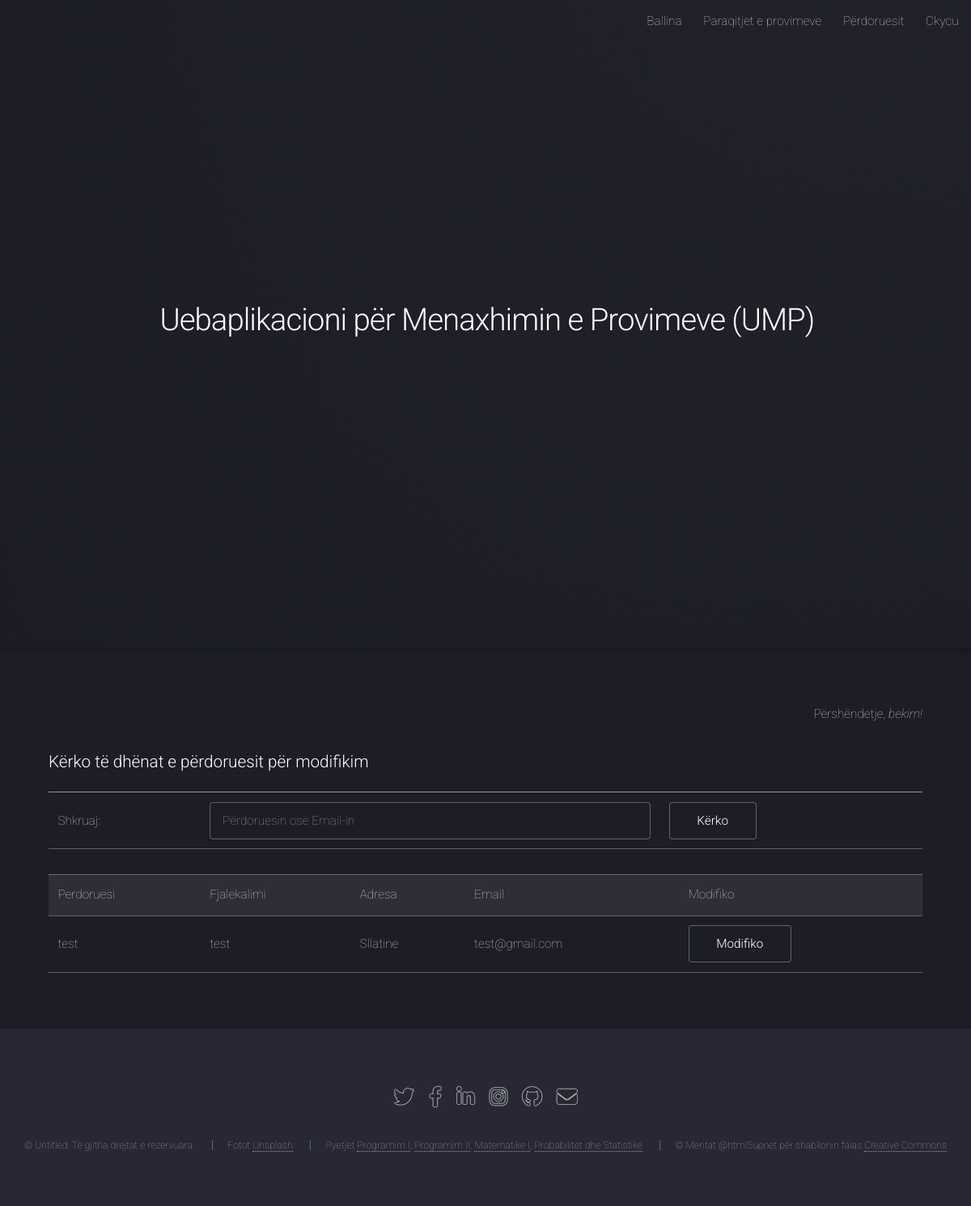
The app's page /ModuliAdministratorit/modifiko_perdorues_forma.php?term=test (signed in) with its own data.
### tables this page shows
CREATE TABLE `ump_informacionet` (
  `ID_Info` int(11) NOT NULL,
  `Shenimi` varchar(100) NOT NULL,
  `Shpjegimi` varchar(10000) NOT NULL,
  `Pjesa_Faqes` varchar(50) NOT NULL
);

CREATE TABLE `ump_perdoruesit` (
  `ID_Perdoruesi` int(11) NOT NULL,
  `Emri_Perdoruesi` varchar(30) NOT NULL,
  `Fjalekalimi_Perdoruesi` varchar(30) NOT NULL,
  `Adresa_Perdoruesi` varchar(50) NOT NULL,
  `Email_Perdoruesi` varchar(50) NOT NULL
);

### ModuliAdministratorit/kontrollo.php (called while the page is built, shortened)
<?php
include('konfiguro.php');
$kontrollo_perdorues=$_SESSION['Emri_Perdoruesi'];
$starto_deklarate = mysqli_query($lidhu,"SELECT Emri_Perdoruesi FROM ump_perdoruesit WHERE Emri_Perdoruesi='$kontrollo_perdorues' ");
$rreshti=mysqli_fetch_array($starto_deklarate,MYSQLI_ASSOC);
$kycu_perdorues=$rreshti['Emri_Perdoruesi'];
?>

### ModuliAdministratorit/modifiko_perdorues_forma.php (the view, shortened to what this page needs)
<?php
	include("kontrollo.php");
?>
<?php
include_once("konfiguro.php");
?>
<!DOCTYPE HTML>
<html>
	<head>
		<link rel="stylesheet" href="assets/css/main.css" />
	</head>
	<body class="is-preload landing">
		<div id="page-wrapper">
				<header id="header">
					<?php include_once("meny.php"); ?>
			</header>
			<?php include_once("fillimi_faqes.php"); ?>
		<div id="main" class="wrapper style1">
			<div class="container">
						<section>
							<p style="text-align:right;">Përshëndetje, <em><?php  echo $kycu_perdorues;?>!</em></p>
						</section>
						<section>
								<form method="post" action="" >
								<table>
									<tr>
									<h3>Kërko të dhënat e përdoruesit për modifikim</h3>
									</tr>
									<tr>
										<td>
											Shkruaj:
										</td>
										<td>
											<input type="text" name="term" placeholder="Përdoruesin ose Email-in"/>
										</td>
										<td> <input type="submit" value="Kërko" /></td>
									</tr>
								</table>
								</form>
						</section>
						<section>
								<div class="table-wrapper">
								<table  border="0">
									<div class="table-wrapper">
										<tr bgcolor='#CCCCCC'>
											<td>Perdoruesi</td>
											<td>Fjalekalimi</td>
											<td>Adresa</td>
											<td>Email</td>
											<td>Modifiko</td>
										</tr>
												<?php
												if (!empty($_REQUEST['term'])) {
												$term = mysqli_real_escape_string
												($lidhu,$_REQUEST['term']);
												$deklarate = mysqli_query($lidhu,
												"SELECT * FROM ump_perdoruesit
												WHERE Emri_Perdoruesi LIKE '%".$term."%'
												OR  Email_Perdoruesi LIKE '%".$term."%'");
												while($rreshti = mysqli_fetch_array($deklarate)) {
														echo "<tr>";
														echo "<td>".$rreshti['Emri_Perdoruesi']."</td>";
														echo "<td>".$rreshti['Fjalekalimi_Perdoruesi']."</td>";
														echo "<td>".$rreshti['Adresa_Perdoruesi']."</td>";
														echo "<td>".$rreshti['Email_Perdoruesi']."</td>";
														echo "<td><a href=\"modifiko_Perdorues.php?ID_Perdoruesi=$rreshti[ID_Perdoruesi]\" class='button' class='button primary'>
														Modifiko</a></td></tr>";
													}
												}
												?>
									</div>
								</table>
							</div>
						</section>
			</div>
		</div>
				<?php include_once("fundi_faqes.php"); ?>
		</div>
	</body>
</html>

### ModuliAdministratorit/meny.php (shortened to what this page needs)
<?php
	$rezultati = mysqli_query($lidhu, "SELECT * FROM ump_informacionet WHERE Pjesa_Faqes='Meny_Administratori'");
	while ($rreshti = mysqli_fetch_assoc($rezultati)) {
	  extract($rreshti);
		 echo $Shpjegimi;
		}
?>

### ModuliAdministratorit/fillimi_faqes.php (shortened to what this page needs)
		<?php
				$rezultati = mysqli_query($lidhu, "SELECT * FROM ump_informacionet WHERE Pjesa_Faqes='Fillimi'");
				while ($rreshti = mysqli_fetch_assoc($rezultati)) {
				  extract($rreshti);
		?>
	<section id="banner">
			<div class="content">
				<header>
					<h2><?php echo $Shenimi ?></h2>
				</header>
			</div>
	</section>
<?php } ?>

### ModuliAdministratorit/fundi_faqes.php (shortened to what this page needs)
<footer id="footer">
		<ul class="icons">
					<?php
								$rezultati = mysqli_query($lidhu, "SELECT * FROM ump_informacionet WHERE Pjesa_Faqes='Fundi_RrjetetSociale'");
								while ($rreshti = mysqli_fetch_assoc($rezultati)) {
								  extract($rreshti);
					?>
					<?php echo $Shpjegimi; ?>
					<?php } ?>
		</ul>
		<ul class="copyright">
						<?php
						$rezultati = mysqli_query($lidhu, "SELECT * FROM ump_informacionet WHERE Pjesa_Faqes='Fundi_EdrejtaAutoriale'");
						while ($rreshti = mysqli_fetch_assoc($rezultati)) {
						  extract($rreshti);
						?>
			<?php echo $Shpjegimi; ?>
					<?php } ?>
		</ul>
</footer>

### records on screen
ump_informacionet: Shpjegimi "Ballina Paraqitjet e provimeve Përdoruesit Ckycu"
ump_informacionet: Shenimi "Uebaplikacioni për Menaxhimin e Provimeve (UMP)"
ump_perdoruesit: Emri_Perdoruesi "bekim"
ump_perdoruesit: Emri_Perdoruesi "test", Fjalekalimi_Perdoruesi "test", Adresa_Perdoruesi "Sllatine", Email_Perdoruesi "test@gmail.com"
ump_informacionet: Shpjegimi "© Untitled. Të gjitha drejtat e rezervuara. Fotot Unsplash Pyetjet Programim I , Programim II , Matematike I , Probabilitet dhe Statistike © Meritat @html5upnet për shabllonin falas Creative Commons"
